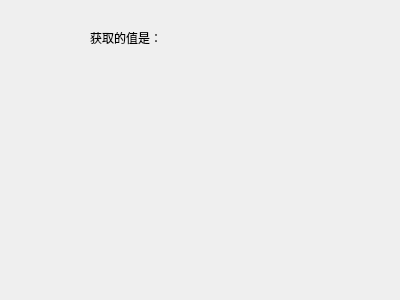
<?xml version="1.0" encoding="UTF-8"?>
<ui version="4.0">
 <class>Widget</class>
 <widget class="QWidget" name="Widget">
  <property name="geometry">
   <rect>
    <x>0</x>
    <y>0</y>
    <width>400</width>
    <height>300</height>
   </rect>
  </property>
  <property name="windowTitle">
   <string>Widget</string>
  </property>
  <widget class="QLabel" name="label">
   <property name="geometry">
    <rect>
     <x>90</x>
     <y>30</y>
     <width>111</width>
     <height>16</height>
    </rect>
   </property>
   <property name="text">
    <string>获取的值是：</string>
   </property>
  </widget>
 </widget>
 <layoutdefault spacing="6" margin="11"/>
 <resources/>
 <connections/>
</ui>
